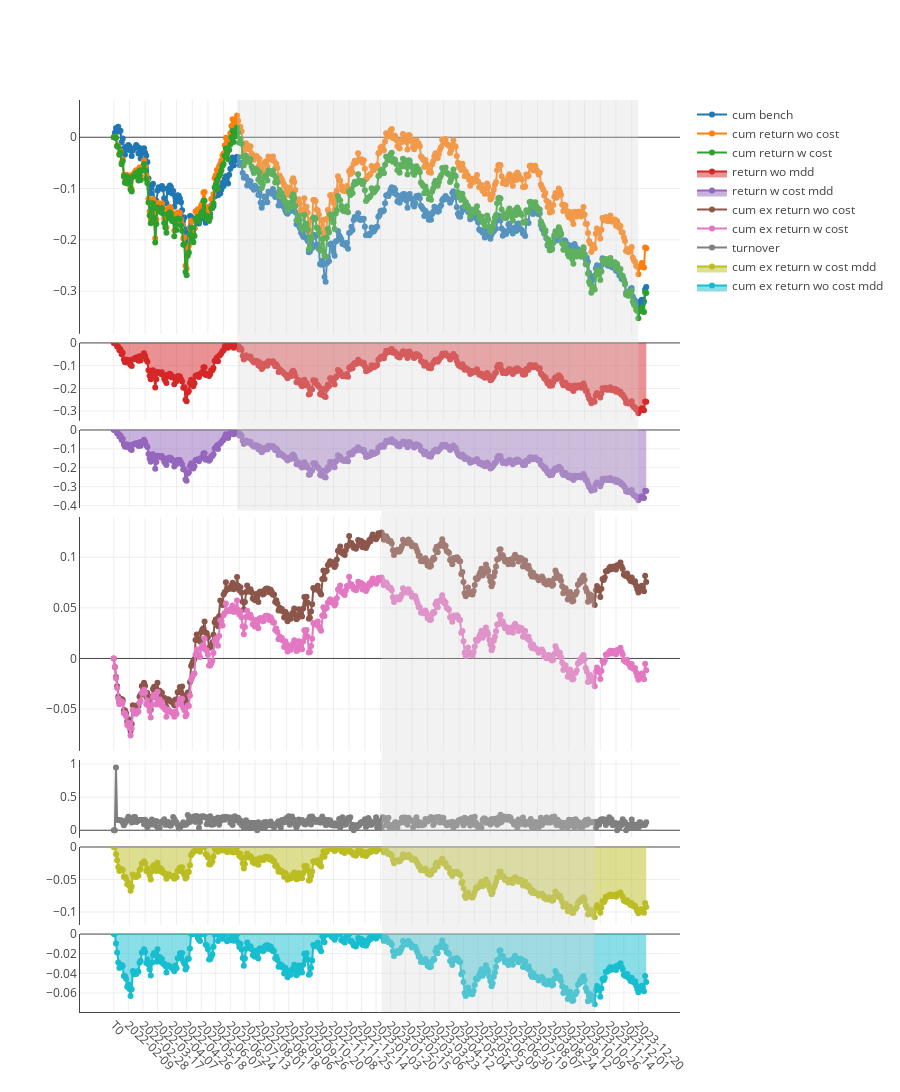

Notebook code cell kept with this figure:
### Code cell
import pickle

file_path = f'out/backtests/{ex_num}/gp/2-graph.pkl'

with open(file_path, 'rb') as file:
    chart = pickle.load(file)
chart.show()

### Figure 1 — Plotly figure (JSON) as saved in the notebook; plotly's stock layout.template omitted (floating-point values rounded to 4 significant figures; data arrays with more than 128 entries replaced by an {"elided": "..."} marker saying what was removed)
{"data": [{"mode": "lines+markers", "name": "cum bench", "type": "scatter", "x": {"elided": "476 str values"}, "xaxis": "x", "y": {"elided": "476 float values"}, "yaxis": "y"}, {"mode": "lines+markers", "name": "cum return wo cost", "type": "scatter", "x": {"elided": "476 str values"}, "xaxis": "x", "y": {"elided": "476 float values"}, "yaxis": "y"}, {"mode": "lines+markers", "name": "cum return w cost", "type": "scatter", "x": {"elided": "476 str values"}, "xaxis": "x", "y": {"elided": "476 float values"}, "yaxis": "y"}, {"fill": "tozeroy", "mode": "lines+markers", "name": "return wo mdd", "type": "scatter", "x": {"elided": "476 str values"}, "xaxis": "x2", "y": {"elided": "476 float values"}, "yaxis": "y2"}, {"fill": "tozeroy", "mode": "lines+markers", "name": "return w cost mdd", "type": "scatter", "x": {"elided": "476 str values"}, "xaxis": "x3", "y": {"elided": "476 float values"}, "yaxis": "y3"}, {"mode": "lines+markers", "name": "cum ex return wo cost", "type": "scatter", "x": {"elided": "476 str values"}, "xaxis": "x4", "y": {"elided": "476 float values"}, "yaxis": "y4"}, {"mode": "lines+markers", "name": "cum ex return w cost", "type": "scatter", "x": {"elided": "476 str values"}, "xaxis": "x4", "y": {"elided": "476 float values"}, "yaxis": "y4"}, {"mode": "lines+markers", "name": "turnover", "type": "scatter", "x": {"elided": "476 str values"}, "xaxis": "x5", "y": {"elided": "476 float values"}, "yaxis": "y5"}, {"fill": "tozeroy", "mode": "lines+markers", "name": "cum ex return w cost mdd", "type": "scatter", "x": {"elided": "476 str values"}, "xaxis": "x6", "y": {"elided": "476 float values"}, "yaxis": "y6"}, {"fill": "tozeroy", "mode": "lines+markers", "name": "cum ex return wo cost mdd", "type": "scatter", "x": {"elided": "476 str values"}, "xaxis": "x7", "y": {"elided": "476 float values"}, "yaxis": "y7"}], "layout": {"height": 1200, "shapes": [{"fillcolor": "#d3d3d3", "line": {"width": 0}, "opacity": 0.3, "type": "rect", "x0": "2022-07-04", "x1": "2023-12-20", "xref": "x", "y0": 0.55, "y1": 1, "yref": "paper"}, {"fillcolor": "#d3d3d3", "line": {"width": 0}, "opacity": 0.3, "type": "rect", "x0": "2023-01-10", "x1": "2023-10-26", "xref": "x", "y0": 0, "y1": 0.55, "yref": "paper"}], "title": {"text": " "}, "xaxis": {"anchor": "y", "domain": [0, 1], "matches": "x7", "showline": false, "showticklabels": false, "tickangle": 45, "type": "category"}, "xaxis2": {"anchor": "y2", "domain": [0, 1], "matches": "x7", "showline": false, "showticklabels": false, "tickangle": 45, "type": "category"}, "xaxis3": {"anchor": "y3", "domain": [0, 1], "matches": "x7", "showline": false, "showticklabels": false, "tickangle": 45, "type": "category"}, "xaxis4": {"anchor": "y4", "domain": [0, 1], "matches": "x7", "showline": false, "showticklabels": false, "tickangle": 45, "type": "category"}, "xaxis5": {"anchor": "y5", "domain": [0, 1], "matches": "x7", "showline": false, "showticklabels": false, "tickangle": 45, "type": "category"}, "xaxis6": {"anchor": "y6", "domain": [0, 1], "matches": "x7", "showline": false, "showticklabels": false, "tickangle": 45, "type": "category"}, "xaxis7": {"anchor": "y7", "domain": [0, 1], "showline": true, "tickangle": 45, "type": "category"}, "yaxis": {"anchor": "x", "domain": [0.7436, 1], "showline": true, "showticklabels": true, "zeroline": true}, "yaxis2": {"anchor": "x2", "domain": [0.6482, 0.7336], "showline": true, "showticklabels": true, "zeroline": true}, "yaxis3": {"anchor": "x3", "domain": [0.5527, 0.6382], "showline": true, "showticklabels": true, "zeroline": true}, "yaxis4": {"anchor": "x4", "domain": [0.2864, 0.5427], "showline": true, "showticklabels": true, "zeroline": true}, "yaxis5": {"anchor": "x5", "domain": [0.1909, 0.2764], "showline": true, "showticklabels": true, "zeroline": true}, "yaxis6": {"anchor": "x6", "domain": [0.09545, 0.1809], "showline": true, "showticklabels": true, "zeroline": true}, "yaxis7": {"anchor": "x7", "domain": [0, 0.08545], "showline": true, "showticklabels": true, "zeroline": true}}}
